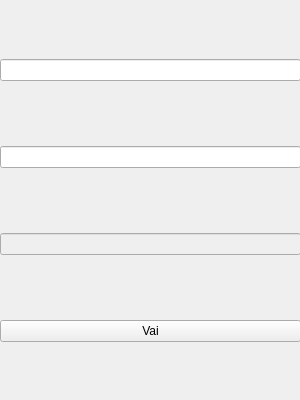
<?xml version="1.0" encoding="UTF-8"?>
<ui version="4.0">
 <class>MainWindow</class>
 <widget class="QMainWindow" name="MainWindow">
  <property name="geometry">
   <rect>
    <x>0</x>
    <y>0</y>
    <width>300</width>
    <height>400</height>
   </rect>
  </property>
  <property name="minimumSize">
   <size>
    <width>300</width>
    <height>400</height>
   </size>
  </property>
  <property name="maximumSize">
   <size>
    <width>300</width>
    <height>400</height>
   </size>
  </property>
  <property name="windowTitle">
   <string>MainWindow</string>
  </property>
  <widget class="QWidget" name="centralwidget">
   <widget class="QWidget" name="gridLayoutWidget">
    <property name="geometry">
     <rect>
      <x>0</x>
      <y>0</y>
      <width>301</width>
      <height>401</height>
     </rect>
    </property>
    <layout class="QGridLayout" name="gridLayout">
     <item row="1" column="0">
      <widget class="QLineEdit" name="bLineEdit"/>
     </item>
     <item row="0" column="0">
      <widget class="QLineEdit" name="aLineEdit"/>
     </item>
     <item row="2" column="0">
      <widget class="QLineEdit" name="cLineEdit">
       <property name="enabled">
        <bool>false</bool>
       </property>
      </widget>
     </item>
     <item row="3" column="0">
      <widget class="QPushButton" name="pushButton">
       <property name="text">
        <string>Vai</string>
       </property>
      </widget>
     </item>
    </layout>
   </widget>
  </widget>
 </widget>
 <resources/>
 <connections/>
</ui>
